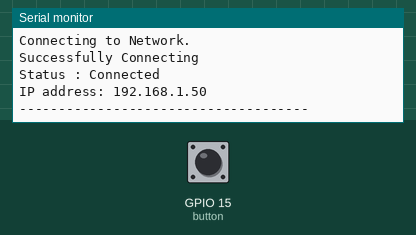
Bench run of a sketch on a simulated ESP32. On the bench: the last lines printed to the serial monitor. Inputs (shaded band) come from the test bench; at power-on: GPIO 15 (button) HIGH. WiFi joins after 1.5 s; servers stay silent unless stated; uploads are accepted with an empty reply.

Above: at 2.7 s.
2.8 s: GPIO 15 (button) pulled LOW for 0.15 s
At 3.9 s:
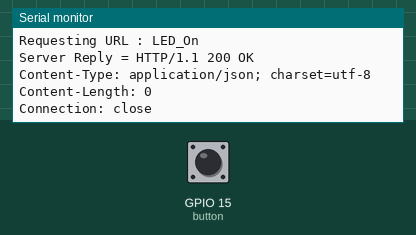
4.4 s: GPIO 15 (button) pulled LOW for 1 s
At 4.64 s:
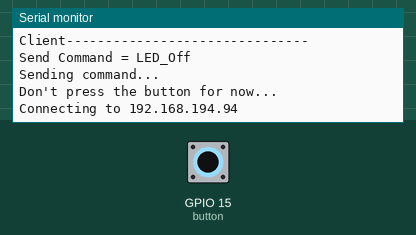
6.9 s: GPIO 15 (button) pulled LOW for 3.2 s
At 10.8 s:
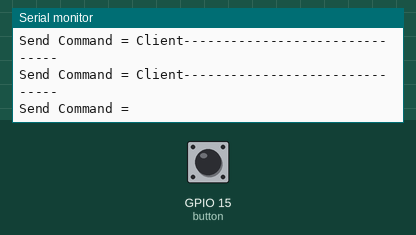

Measured:
- after the input at 2.8 s, the serial monitor: prints a new line at once (image 1)
- after the input at 4.4 s, the serial monitor: prints a new line after 0.08 s (image 2)
- after the input at 6.9 s, the serial monitor: prints a new line after 0.06 s (image 3)

The sketch:

Client_BELL.ino
```cpp
/* Author : M. Qolbi Al Zikri
 *
 *  Program Ini merupakan program Bell pada TA Ridho,
  jam getar sebagai isyarat utk mengetahui adanya tamu oleh
  penderita tuna rungu/ gangguan pendengaran

  Sistem melalui komunikasi wireless melewati jaringan (ip address) yang sama dengan library WiFi

  */

// server

#include <WiFi.h>

const char* ssid = "POCOM3";                  // Your wifi Name
const char* password = "bayudef1"; // Your wifi Password

const char * host = "192.168.194.94";        // IP Server

const int httpPort = 80;

const char* Commands;                       // The command variable that is sent to the server

int button = 15;                             // push button is connected
bool btn_press = true;                      // The variable to detect the button has been pressed
int con = 0;                                // Variables for mode

void setup() {
  // put your setup code here, to run once:
  pinMode(button, INPUT_PULLUP);            // initialize the pushbutton pin as an input:
  Serial.begin(115200);                     // initialize serial:

  Serial.println("");
  Serial.println("Client-------------------------------");
  Serial.print("Connecting to Network");
  WiFi.mode(WIFI_STA);                      // Mode Station
  WiFi.begin(ssid, password);               // Matching the SSID and Password
  delay(1000);

  // Waiting to connect to wifi
  while (WiFi.status() != WL_CONNECTED) {
    Serial.print(".");
    delay(500);
  }
  Serial.println("");
  Serial.println("Successfully Connecting");
  Serial.println("Status : Connected");
  Serial.print("IP address: ");
  Serial.println(WiFi.localIP());
  Serial.println("-------------------------------------");
  Serial.println("");
}

void loop() {
  // put your main code here, to run repeatedly:

  if (digitalRead(button) == LOW) {
    Serial.println("Client-------------------------------");
    Serial.print("Send Command = ");
    if (btn_press == true){
      if (con >= 2) {
        con=0;
      }
      con++;

      switch (con){
        case 1:
          Commands="LED_On";
          Serial.println(Commands);
          send_commands();
          break;
        case 2:
          Commands="LED_Off";
          Serial.println(Commands);
          send_commands();
          break;
      }

      btn_press = false;
    }
  }
  else {
    btn_press = true;
  }
  delay(100);
}


void send_commands(){
  Serial.println("Sending command...");
  Serial.println("Don't press the button for now...");
  Serial.println("");
  Serial.print("Connecting to ");
  Serial.println(host);

  // Use WiFiClient class to create TCP connections
  WiFiClient client;

  if (!client.connect(host, httpPort)) {
    Serial.println("Connection failed");
    return;
  }

  // We now create a URI for the request
  Serial.print("Requesting URL : ");
  Serial.println(Commands);

  // This will send the request to the server
  client.print(String("GET ") + Commands + " HTTP/1.1\r\n" + "Host: " + host + "\r\n" + "Connection: Close\r\n\r\n");
  unsigned long timeout = millis();
  while (client.available() == 0) {
    if (millis() - timeout > 5000) {
      Serial.println(">>> Client Timeout !");
      client.stop();
      return;
    }
  }

  Serial.print("Server Reply = ");
  // Read all the lines of the reply from server and print them to Serial
  while(client.available()){
    String line = client.readStringUntil('\r');
    Serial.print(line);
  }
  Serial.println("Now you can press the button ...");
  Serial.println("-------------------------------------");
  Serial.println("");
}
```
